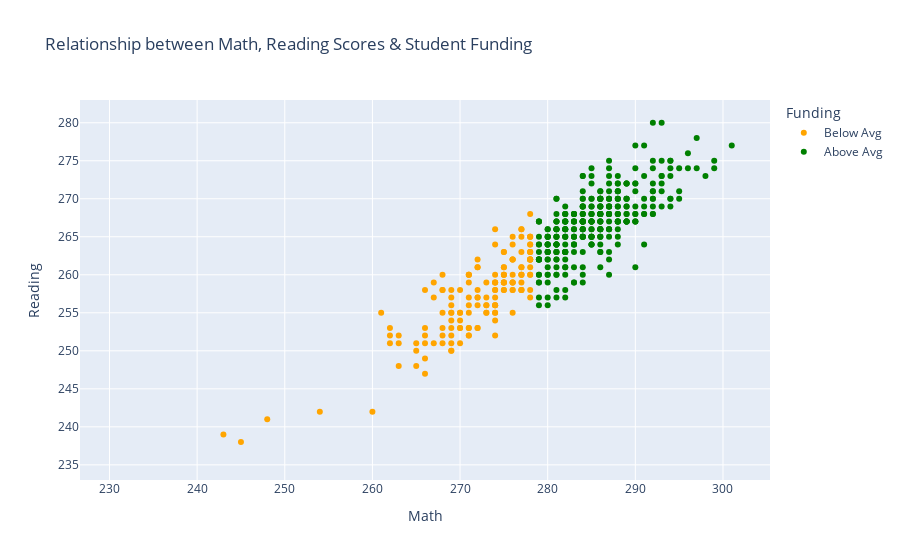

Source (notebook cell):
### Code cell
# graphs using graph object

fig=go.Figure()

fig.add_scatter(
    x=education.loc[education['above_avg_math8']=='Below Avg','AVG_MATH_8_SCORE'],
    y=education.loc[education['above_avg_math8']=='Below Avg','AVG_READING_8_SCORE'],
    mode="markers",
    marker={'color':'orange'},
    name='Below Avg'
)

fig.add_scatter(
    x=education.loc[education['above_avg_math8']=='Above Avg','AVG_MATH_8_SCORE'],
    y=education.loc[education['above_avg_math8']=='Above Avg','AVG_READING_8_SCORE'],
    mode="markers",
    marker={'color':'green'},
    name='Above Avg'
)

fig.layout.title='Relationship between Math, Reading Scores & Student Funding'
fig.layout.legend.title="Funding"
fig.layout.xaxis.title='Math'
fig.layout.yaxis.title='Reading'

fig.show()

### Figure 1 — Plotly figure (JSON) as saved in the notebook; plotly's stock layout.template omitted (floating-point values rounded to 4 significant figures; data arrays with more than 128 entries replaced by an {"elided": "..."} marker saying what was removed)
{"data": [{"marker": {"color": "orange"}, "mode": "markers", "name": "Below Avg", "type": "scatter", "x": {"elided": "1368 int values"}, "y": {"elided": "1368 int values"}}, {"marker": {"color": "green"}, "mode": "markers", "name": "Above Avg", "type": "scatter", "x": {"elided": "347 int values"}, "y": {"elided": "347 int values"}}], "layout": {"legend": {"title": {"text": "Funding"}}, "title": {"text": "Relationship between Math, Reading Scores & Student Funding"}, "xaxis": {"title": {"text": "Math"}}, "yaxis": {"title": {"text": "Reading"}}}}
